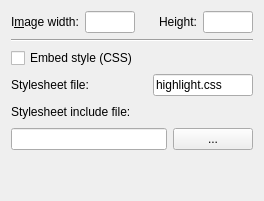
           <widget class="QWidget" name="SVGOptions">
            <layout class="QVBoxLayout" name="verticalLayout_8">
             <item>
              <layout class="QHBoxLayout" name="horizontalLayout_12">
               <item>
                <widget class="QLabel" name="label_3">
                 <property name="text">
                  <string>I&amp;mage width:</string>
                 </property>
                 <property name="buddy">
                  <cstring>leSVGWidth</cstring>
                 </property>
                </widget>
               </item>
               <item>
                <widget class="QLineEdit" name="leSVGWidth">
                 <property name="sizePolicy">
                  <sizepolicy hsizetype="Expanding" vsizetype="Fixed">
                   <horstretch>0</horstretch>
                   <verstretch>0</verstretch>
                  </sizepolicy>
                 </property>
                 <property name="minimumSize">
                  <size>
                   <width>50</width>
                   <height>0</height>
                  </size>
                 </property>
                 <property name="maximumSize">
                  <size>
                   <width>50</width>
                   <height>16777215</height>
                  </size>
                 </property>
                 <property name="toolTip">
                  <string>Enter the SVG width (may contain units).</string>
                 </property>
                </widget>
               </item>
               <item>
                <spacer name="horizontalSpacer">
                 <property name="orientation">
                  <enum>Qt::Horizontal</enum>
                 </property>
                 <property name="sizeHint" stdset="0">
                  <size>
                   <width>18</width>
                   <height>20</height>
                  </size>
                 </property>
                </spacer>
               </item>
               <item>
                <widget class="QLabel" name="label_12">
                 <property name="text">
                  <string>Height:</string>
                 </property>
                 <property name="buddy">
                  <cstring>leSVGHeight</cstring>
                 </property>
                </widget>
               </item>
               <item>
                <widget class="QLineEdit" name="leSVGHeight">
                 <property name="maximumSize">
                  <size>
                   <width>50</width>
                   <height>16777215</height>
                  </size>
                 </property>
                 <property name="toolTip">
                  <string>Enter the SVG height (may contain units).</string>
                 </property>
                </widget>
               </item>
              </layout>
             </item>
             <item>
              <widget class="Line" name="line_3">
               <property name="orientation">
                <enum>Qt::Horizontal</enum>
               </property>
              </widget>
             </item>
             <item>
              <widget class="QCheckBox" name="cbSVGEmbedStyle">
               <property name="toolTip">
                <string>Include the style information in each output file.</string>
               </property>
               <property name="text">
                <string>Embed style (CSS)</string>
               </property>
              </widget>
             </item>
             <item>
              <layout class="QHBoxLayout" name="horizontalLayout_26">
               <item>
                <widget class="QLabel" name="label_29">
                 <property name="text">
                  <string>Stylesheet file:</string>
                 </property>
                 <property name="buddy">
                  <cstring>leSVGStyleFile</cstring>
                 </property>
                </widget>
               </item>
               <item>
                <widget class="QLineEdit" name="leSVGStyleFile">
                 <property name="maximumSize">
                  <size>
                   <width>100</width>
                   <height>16777215</height>
                  </size>
                 </property>
                 <property name="toolTip">
                  <string>Name of the referenced style file.</string>
                 </property>
                 <property name="text">
                  <string>highlight.css</string>
                 </property>
                </widget>
               </item>
              </layout>
             </item>
             <item>
              <layout class="QHBoxLayout" name="horizontalLayout_27">
               <item>
                <widget class="QLabel" name="label_30">
                 <property name="text">
                  <string>Stylesheet include file:</string>
                 </property>
                </widget>
               </item>
               <item>
                <spacer name="horizontalSpacer_6">
                 <property name="orientation">
                  <enum>Qt::Horizontal</enum>
                 </property>
                 <property name="sizeHint" stdset="0">
                  <size>
                   <width>40</width>
                   <height>20</height>
                  </size>
                 </property>
                </spacer>
               </item>
              </layout>
             </item>
             <item>
              <layout class="QHBoxLayout" name="horizontalLayout_28">
               <item>
                <widget class="QLineEdit" name="leSVGStyleIncFile">
                 <property name="toolTip">
                  <string>Path of the CSS include file.</string>
                 </property>
                </widget>
               </item>
               <item>
                <widget class="QPushButton" name="pbSVGChooseStyleIncFile">
                 <property name="minimumSize">
                  <size>
                   <width>20</width>
                   <height>0</height>
                  </size>
                 </property>
                 <property name="toolTip">
                  <string>Select a style include file.</string>
                 </property>
                 <property name="text">
                  <string>...</string>
                 </property>
                </widget>
               </item>
              </layout>
             </item>
             <item>
              <spacer name="verticalSpacer_10">
               <property name="orientation">
                <enum>Qt::Vertical</enum>
               </property>
               <property name="sizeHint" stdset="0">
                <size>
                 <width>20</width>
                 <height>40</height>
                </size>
               </property>
              </spacer>
             </item>
            </layout>
           </widget>
